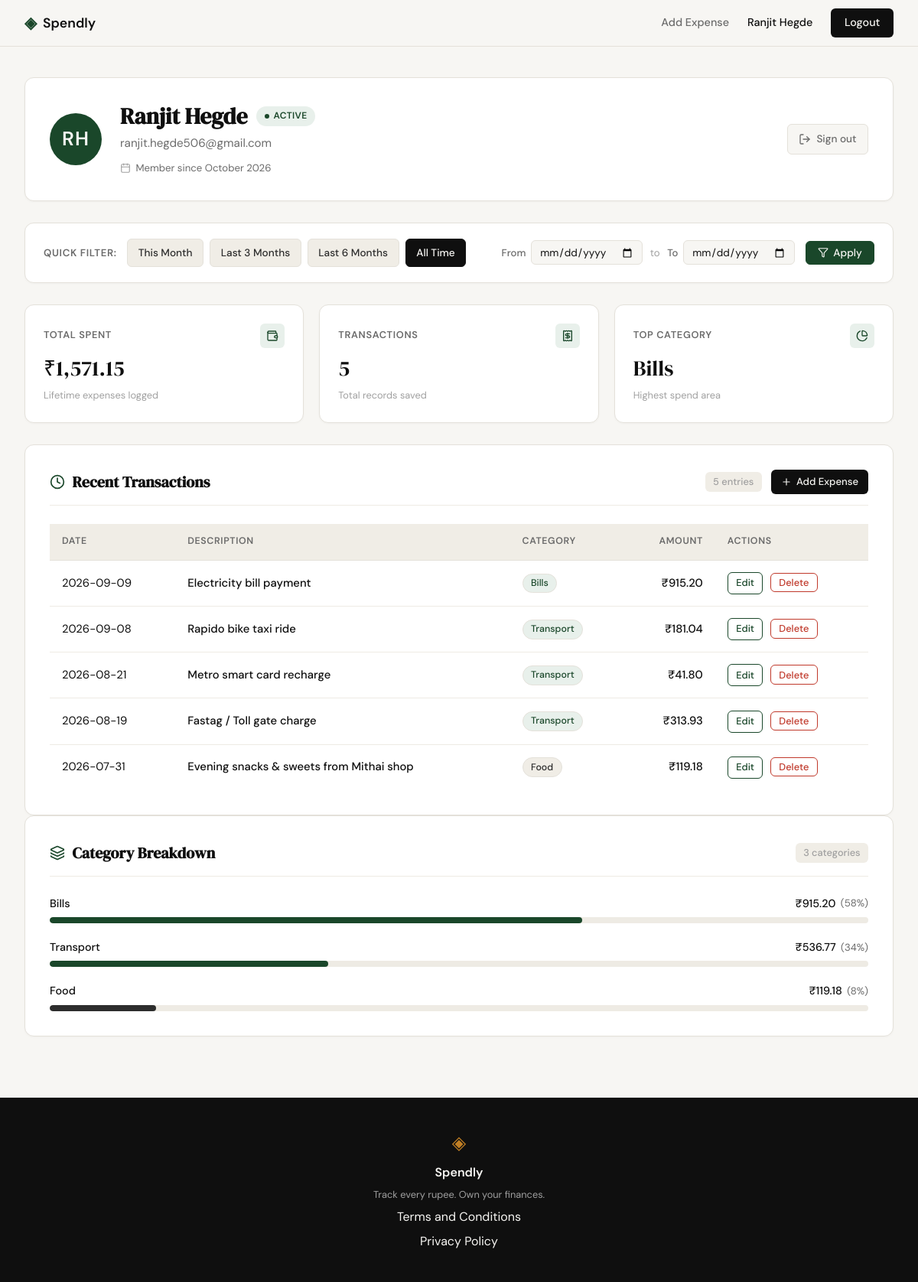
Screenshot of /profile (signed in) with the database file from the repository.
### tables this page shows
CREATE TABLE users (
            id            INTEGER PRIMARY KEY AUTOINCREMENT,
            name          TEXT    NOT NULL,
            email         TEXT    UNIQUE NOT NULL,
            password_hash TEXT    NOT NULL,
            created_at    TEXT    DEFAULT (datetime('now'))
        );

CREATE TABLE expenses (
            id          INTEGER PRIMARY KEY AUTOINCREMENT,
            user_id     INTEGER NOT NULL REFERENCES users(id),
            amount      REAL    NOT NULL,
            category    TEXT    NOT NULL,
            date        TEXT    NOT NULL,
            description TEXT,
            created_at  TEXT    DEFAULT (datetime('now'))
        );

### app.py (the view, shortened to what this page needs)
@app.route("/profile")
def profile():
    user_id = session.get("user_id")
    if not user_id:
        return redirect(url_for("login"))
    user = get_user_by_id(user_id)
    if user is None:
        session.clear()
        return redirect(url_for("login"))
    raw_from = request.args.get("date_from", "").strip()
    raw_to = request.args.get("date_to", "").strip()
    date_from = None
    date_to = None
    today = datetime.now().date()
    last_day_of_month = calendar.monthrange(today.year, today.month)[1]
    this_month_from = today.replace(day=1).strftime("%Y-%m-%d")
    this_month_to = today.replace(day=last_day_of_month).strftime("%Y-%m-%d")
    last_3m_from = (today - timedelta(days=90)).strftime("%Y-%m-%d")
    last_3m_to = today.strftime("%Y-%m-%d")
    last_6m_from = (today - timedelta(days=180)).strftime("%Y-%m-%d")
    last_6m_to = today.strftime("%Y-%m-%d")
    presets = {
        "this_month": {"date_from": this_month_from, "date_to": this_month_to},
        "last_3_months": {"date_from": last_3m_from, "date_to": last_3m_to},
        "last_6_months": {"date_from": last_6m_from, "date_to": last_6m_to},
    }
    if not date_from and not date_to:
        active_preset = "all_time"
    elif date_from == this_month_from and (date_to == this_month_to or date_to == today.strftime("%Y-%m-%d")):
        active_preset = "this_month"
    elif date_from == last_3m_from and date_to == last_3m_to:
        active_preset = "last_3_months"
    elif date_from == last_6m_from and date_to == last_6m_to:
        active_preset = "last_6_months"
    else:
        active_preset = "custom"
    stats = get_summary_stats(user_id, date_from=date_from, date_to=date_to)
    recent_transactions = get_recent_transactions(user_id, limit=10, date_from=date_from, date_to=date_to)
    category_breakdown = get_category_breakdown(user_id, date_from=date_from, date_to=date_to)
    return render_template(
        "profile.html",
        user=user,
        stats=stats,
        transactions=recent_transactions,
        categories=category_breakdown,
        date_from=date_from,
        date_to=date_to,
        active_preset=active_preset,
        presets=presets,
    )

### templates/profile.html (shortened to what this page needs)
{% extends "base.html" %}
{% block head %}
<link rel="stylesheet" href="{{ url_for('static', filename='css/profile.css') }}">
{% endblock %}
{% block content %}
<section class="profile-section">
    <div class="profile-container">
        <div class="profile-header-card">
            <div class="profile-avatar">{{ user.initials }}</div>
            <div class="profile-header-info">
                <div class="profile-title-row">
                    <h1 class="profile-name">{{ user.name }}</h1>
                    <span class="profile-status-pill">
                        <span class="status-dot"></span>
                        Active
                    </span>
                </div>
                <p class="profile-email">{{ user.email }}</p>
                <div class="profile-badge">
                    <i data-lucide="calendar" class="badge-icon"></i>
                    <span>Member since {{ user.member_since }}</span>
                </div>
            </div>
            <div class="profile-header-action">
                <a href="{{ url_for('logout') }}" class="btn-profile-logout" title="Sign out">
                    <i data-lucide="log-out" class="action-icon"></i>
                    <span>Sign out</span>
                </a>
            </div>
        </div>
        <div class="profile-filter-card">
            <div class="profile-filter-presets">
                <span class="filter-section-label">Quick filter:</span>
                <div class="preset-buttons">
                    <a href="{{ url_for('profile', date_from=presets.this_month.date_from, date_to=presets.this_month.date_to) }}"
                       class="btn-preset {% if active_preset == 'this_month' %}active{% endif %}">
                        This Month
                    </a>
                    <a href="{{ url_for('profile', date_from=presets.last_3_months.date_from, date_to=presets.last_3_months.date_to) }}"
                       class="btn-preset {% if active_preset == 'last_3_months' %}active{% endif %}">
                        Last 3 Months
                    </a>
                    <a href="{{ url_for('profile', date_from=presets.last_6_months.date_from, date_to=presets.last_6_months.date_to) }}"
                       class="btn-preset {% if active_preset == 'last_6_months' %}active{% endif %}">
                        Last 6 Months
                    </a>
                    <a href="{{ url_for('profile') }}"
                       class="btn-preset {% if active_preset == 'all_time' %}active{% endif %}">
                        All Time
                    </a>
                </div>
            </div>
            <form method="GET" action="{{ url_for('profile') }}" class="profile-filter-custom {% if active_preset == 'custom' %}active-custom{% endif %}">
                <div class="custom-range-inputs">
                    <div class="date-input-group">
                        <label for="date_from" class="date-label">From</label>
                        <input type="date" id="date_from" name="date_from"
                               value="{{ date_from or '' }}"
                               class="date-input" required>
                    </div>
                    <span class="date-separator">to</span>
                    <div class="date-input-group">
                        <label for="date_to" class="date-label">To</label>
                        <input type="date" id="date_to" name="date_to"
                               value="{{ date_to or '' }}"
                               class="date-input" required>
                    </div>
                </div>
                <button type="submit" class="btn-filter-apply">
                    <i data-lucide="filter" class="btn-icon"></i>
                    <span>Apply</span>
                </button>
            </form>
        </div>
        <div class="profile-stats-grid">
            <div class="profile-stat-card">
                <div class="profile-stat-header">
                    <span class="profile-stat-label">Total Spent</span>
                    <div class="profile-stat-icon-wrap">
                        <i data-lucide="wallet" class="stat-icon"></i>
                    </div>
                </div>
                <span class="profile-stat-value">₹{{ "{:,.2f}".format(stats.total_spent) }}</span>
                <span class="profile-stat-hint">Lifetime expenses logged</span>
            </div>
            <div class="profile-stat-card">
                <div class="profile-stat-header">
                    <span class="profile-stat-label">Transactions</span>
                    <div class="profile-stat-icon-wrap">
                        <i data-lucide="receipt" class="stat-icon"></i>
                    </div>
                </div>
                <span class="profile-stat-value">{{ stats.transaction_count }}</span>
                <span class="profile-stat-hint">Total records saved</span>
            </div>
            <div class="profile-stat-card">
                <div class="profile-stat-header">
                    <span class="profile-stat-label">Top Category</span>
                    <div class="profile-stat-icon-wrap">
                        <i data-lucide="pie-chart" class="stat-icon"></i>
                    </div>
                </div>
                <span class="profile-stat-value">{{ stats.top_category }}</span>
                <span class="profile-stat-hint">Highest spend area</span>
            </div>
        </div>
        <div class="profile-main-grid">
            <div class="profile-card profile-card-transactions">
                <div class="profile-card-header">
                    <div class="card-header-left">
                        <i data-lucide="clock" class="card-header-icon"></i>
                        <h2 class="profile-card-title">Recent Transactions</h2>
                    </div>
                    <div class="card-header-actions">
                        <span class="profile-badge-count">{{ transactions|length }} entries</span>
                        <a href="{{ url_for('add_expense') }}" class="btn-profile-add">
                            <i data-lucide="plus" class="btn-icon"></i>
                            <span>Add Expense</span>
                        </a>
                    </div>
                </div>
                <div class="table-responsive">
                    <table class="profile-table">
                        <thead>
                            <tr>
                                <th>Date</th>
                                <th>Description</th>
                                <th>Category</th>
                                <th class="text-right">Amount</th>
                                <th>Actions</th>
                            </tr>
                        </thead>
                        <tbody>
                            {% for tx in transactions %}
                            <tr>
                                <td class="tabular text-muted">{{ tx.date }}</td>
                                <td class="font-medium">{{ tx.description }}</td>
                                <td>
                                    <span class="category-badge badge-{{ tx.category|lower }}">
                                        {{ tx.category }}
                                    </span>
                                </td>
                                <td class="tabular font-medium text-right">₹{{ "{:,.2f}".format(tx.amount) }}</td>
                                <td class="table-actions-cell">
                                    <a href="/expenses/{{ tx.id }}/edit" class="btn-table-action">Edit</a>
                                    <form method="POST" action="/expenses/{{ tx.id }}/delete" style="display:inline"
                                          onsubmit="return confirm('Delete this expense?')">
                                        <button type="submit" class="btn-delete">Delete</button>
                                    </form>
                                </td>
                            </tr>
                            {% else %}
                            <tr>
                                <td colspan="5" class="text-center text-muted empty-state-cell">No transactions found for the selected period.</td>
                            </tr>
                            {% endfor %}
                        </tbody>
                    </table>
                </div>
            </div>
            <div class="profile-card profile-card-breakdown">
                <div class="profile-card-header">
                    <div class="card-header-left">
                        <i data-lucide="layers" class="card-header-icon"></i>
                        <h2 class="profile-card-title">Category Breakdown</h2>
                    </div>
                    <span class="profile-badge-count">{{ categories|length }} categories</span>
                </div>
                <div class="category-breakdown-list">
                    {% for cat in categories %}
                    <div class="breakdown-item">
                        <div class="breakdown-info">
                            <span class="breakdown-name font-medium">{{ cat.category }}</span>
                            <div class="breakdown-figures">
                                <span class="breakdown-amount tabular">₹{{ "{:,.2f}".format(cat.amount) }}</span>
                                <span class="breakdown-percentage tabular">({{ cat.percentage }}%)</span>
                            </div>
                        </div>
                        <div class="breakdown-bar-track">
                            <div class="breakdown-bar-fill bar-fill-{{ cat.category|lower }} {{ cat.css_class }}"></div>
                        </div>
                    </div>
                    {% else %}
                    <div class="empty-state-block text-muted">
                        <span>No expense categories found for this period.</span>
                    </div>
                    {% endfor %}
                </div>
            </div>
        </div>
    </div>
</section>
{% endblock %}

### templates/base.html (shortened to what this page needs)
<!DOCTYPE html>
<html lang="en">
<head>
    <link rel="stylesheet" href="{{ url_for('static', filename='css/style.css') }}">
    {% block head %}{% endblock %}
</head>
<body>
    <nav class="navbar">
        <div class="nav-inner">
            <a href="{{ url_for('landing') }}" class="nav-brand">
                <span class="brand-icon">◈</span>
                <span class="brand-name">Spendly</span>
            </a>
            <div class="nav-links">
                {% if session.get('user_id') %}
                <a href="{{ url_for('add_expense') }}" class="nav-link">Add Expense</a>
                <a href="{{ url_for('profile') }}" class="nav-user">{{ session.get('user_name', 'Profile') }}</a>
                <a href="{{ url_for('logout') }}" class="nav-cta">Logout</a>
                {% else %}
                <a href="{{ url_for('login') }}">Sign in</a>
                <a href="{{ url_for('register') }}" class="nav-cta">Get started</a>
                {% endif %}
            </div>
        </div>
    </nav>
    <main class="main-content">
        {% block content %}{% endblock %}
    </main>
    <footer class="footer">
        <div class="footer-inner">
            <span class="brand-icon">◈</span>
            <span class="footer-name">Spendly</span>
            <p class="footer-copy">Track every rupee. Own your finances.</p>
            <a href="/terms">Terms and Conditions</a>
            <a href="/privacy">Privacy Policy</a>
        </div>
    </footer>
</body>
</html>

### rows the page displays
users: get "Ranjit Hegde", name "Ranjit Hegde", email "ranjit.hegde506@gmail.com"
expenses: top_category "Bills", date "2026-09-09", description "Electricity bill payment", category "Bills", amount "915.20", percentage "58"
expenses: date "2026-09-08", description "Rapido bike taxi ride", category "Transport", amount "181.04"
expenses: date "2026-08-21", description "Metro smart card recharge", category "Transport", amount "41.80"
expenses: date "2026-08-19", description "Fastag / Toll gate charge", category "Transport", amount "313.93"
expenses: date "2026-07-31", description "Evening snacks & sweets from Mithai shop", category "Food", amount "119.18", percentage "8"

### other values shown
{{ user.initials }} "RH"
{{ user.member_since }} "October 2026"
{{ "{:,.2f}".format(stats.total_spent) }} "1,571.15"
{{ stats.transaction_count }} "5"
{{ transactions|length }} "5"
{{ categories|length }} "3"
{{ cat.category }} "Transport"
{{ "{:,.2f}".format(cat.amount) }} "536.77"
{{ cat.percentage }} "34"
